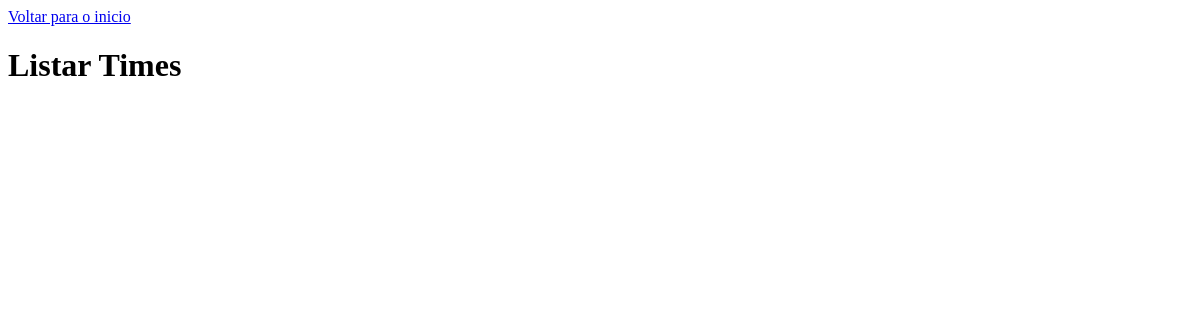
Before: /lib/Select-Listar-PHP/Times.php with the older database file.
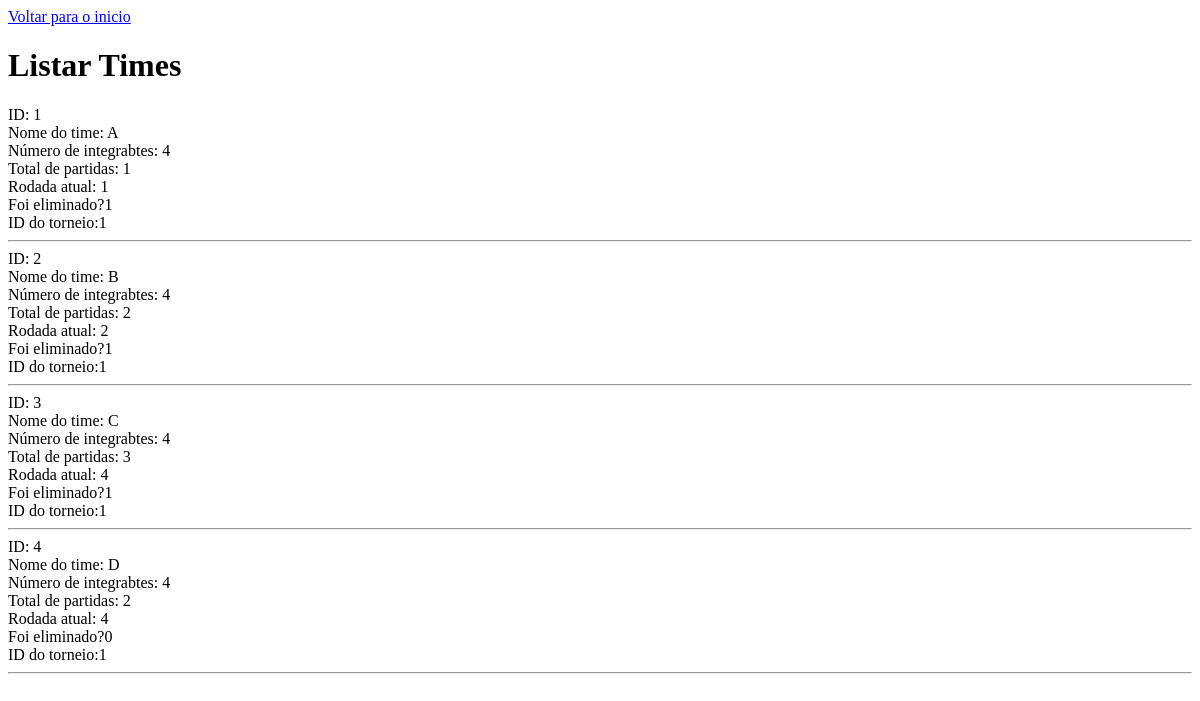
After: the same page with the newer database file.
### tables this page shows
create table ttimes (
	id_time serial not null, 
	nome_time varchar(30),
	nmr_integrantes int not null, 
	total_partidas int not null, 
	rodadaatual int not null, 
	eliminado boolean not null, 
	id_torneio bigint unsigned
);

### www/lib/Select-Listar-PHP/Times.php (the view, shortened to what this page needs)
<?php
    include("../../modulos/Conexao.php");
?>
<!DOCTYPE html>
<html lang="pt_BR">
<head>
</head>
<body>
<a href="../../index.php">Voltar para o inicio</a>
    <h1>Listar Times</h1>
<?php
    $query_usuarios = "SELECT id_time, nome_time, nmr_integrantes, total_partidas, rodadaatual, eliminado, id_torneio FROM ttimes";
    $resultado_usuarios = $pdo->prepare($query_usuarios);
    $resultado_usuarios->execute();
    if( ($resultado_usuarios) AND ($resultado_usuarios->rowCount() != 0 ) ){
        while($row_usuários = $resultado_usuarios->fetch( PDO:: FETCH_ASSOC )){
            extract($row_usuários);
            echo "ID: " . $id_time . "<br>Nome do time: " . $nome_time . "<br>Número de integrabtes: " . $nmr_integrantes . "<br>Total de partidas: " . $total_partidas . "<br>Rodada atual: ". $rodadaatual . "<br>Foi eliminado?" . $eliminado . "<br>ID do torneio:" . $id_torneio . "<br> <hr>";
        }
    } else{
        echo "<script>alert('Erro: Nenhum dado encontrado!');</script>";
    }

Changed rows visible on the page:
added ttimes: id_time "1", nome_time "A", nmr_integrantes "4", total_partidas "1", rodadaatual "1", eliminado "1", id_torneio "1"
added ttimes: id_time "2", nome_time "B", nmr_integrantes "4", total_partidas "2", rodadaatual "2", eliminado "1", id_torneio "1"
added ttimes: id_time "3", nome_time "C", nmr_integrantes "4", total_partidas "3", rodadaatual "4", eliminado "1", id_torneio "1"
added ttimes: id_time "4", nome_time "D", nmr_integrantes "4", total_partidas "2", rodadaatual "4", eliminado "0", id_torneio "1"
